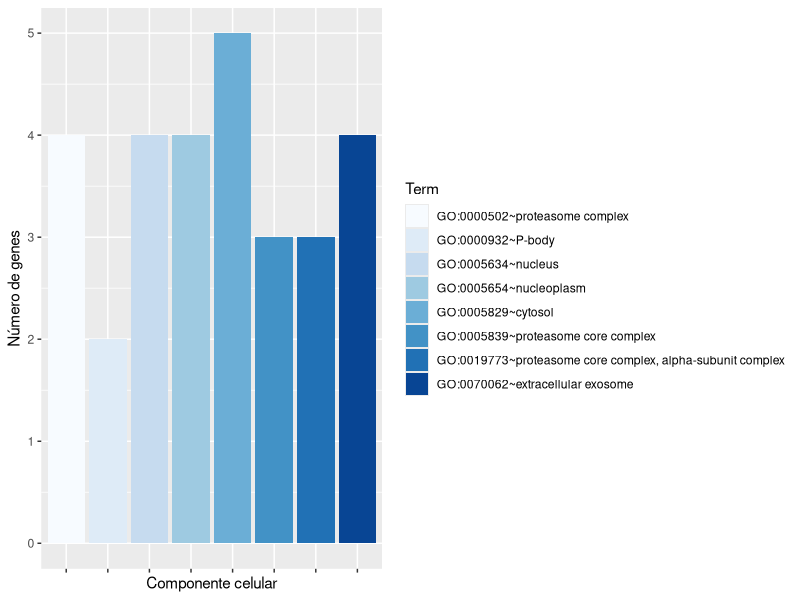
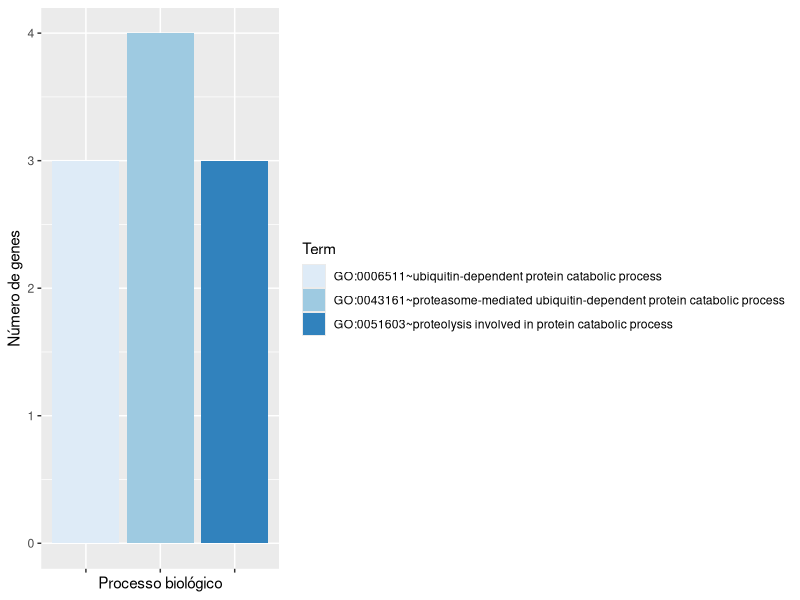
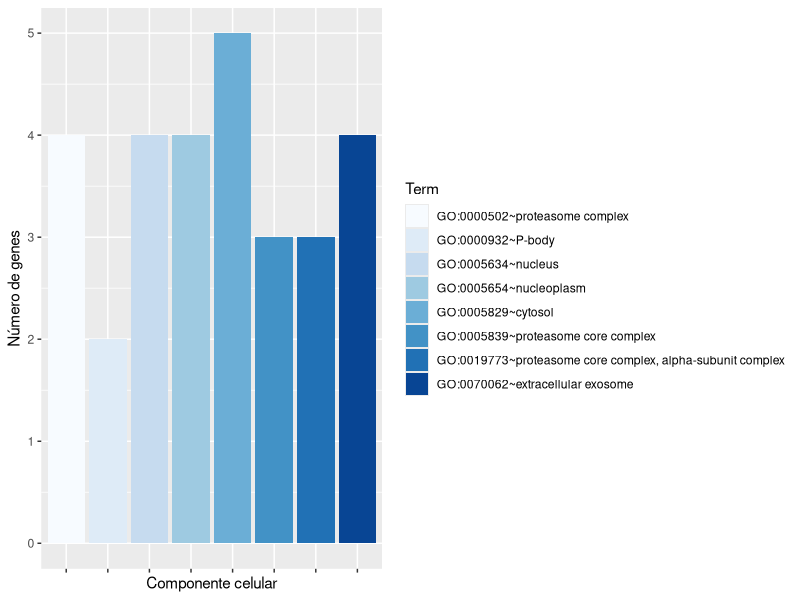
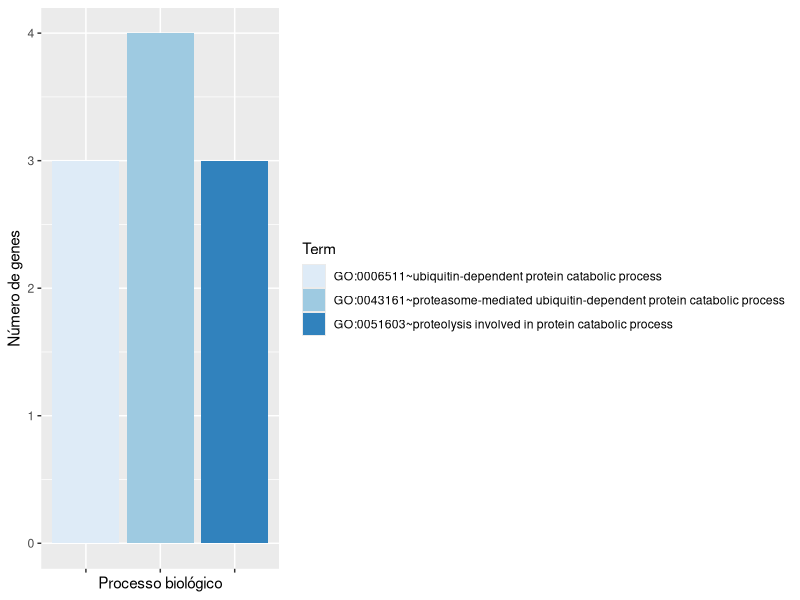

Generate these figures, in order, with R:
library(ggplot2)
library(dplyr)
library(tidyr)
library(RColorBrewer)

cc <- read.csv("CC_analysis.csv", sep = "\t")
bp <- read.csv("BP_analysis.csv", sep = "\t")

ggplot(data = cc, aes(x=Term, y=Count, fill=Term)) +
  geom_bar(stat='identity') + scale_fill_brewer(palette="Blues") +
  labs(x="Componente celular", y="Número de genes") +
  theme(axis.text.x = element_blank())

ggsave("Componente celular.pdf")

ggplot(data = bp, aes(x=Term, y=Count, fill=Term)) + geom_bar(stat='identity') +
  scale_fill_brewer(palette="Blues") +
  labs(x="Processo biológico", y="Número de genes") +
  theme(axis.text.x = element_blank())

ggsave("Processo biológico.pdf")


